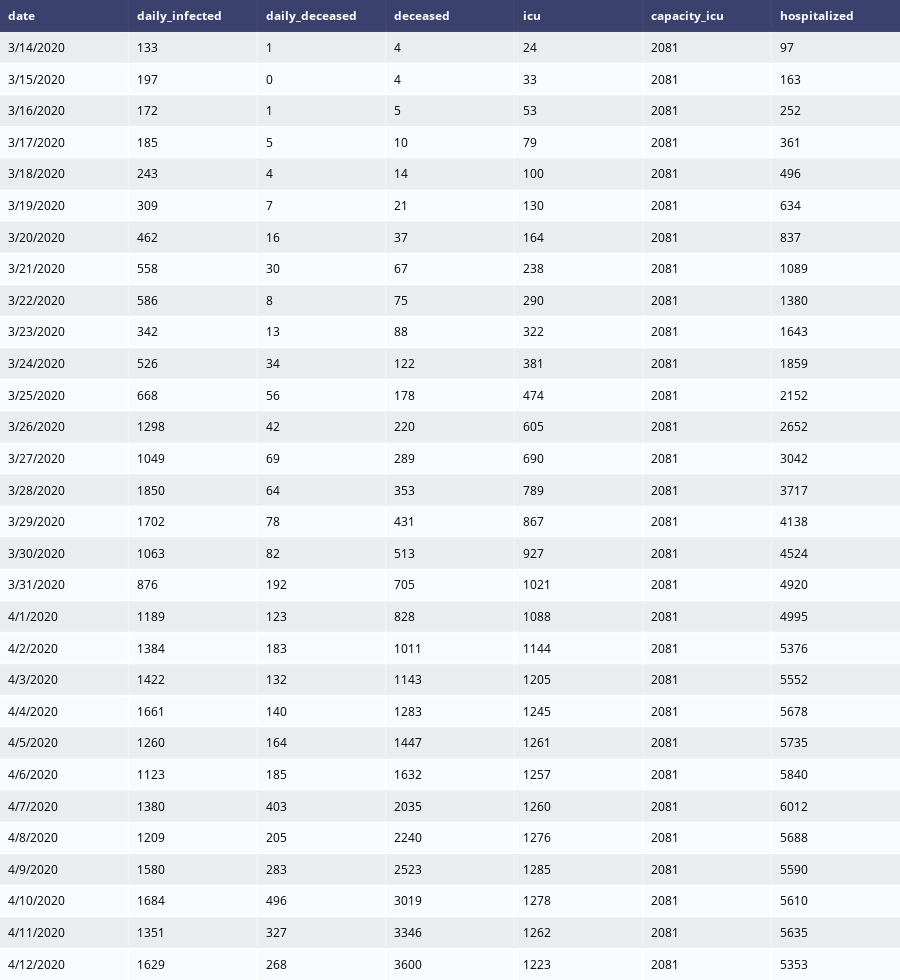

The notebook cell saved with this chart:
### Code cell
df_belgium_severe = df_cases_belgium[['date', 'daily_infected', 'daily_deceased', 'deceased', 'icu', 'capacity_icu', 'hospitalized']][13:]
df_belgium_severe[['daily_deceased', 'icu', 'hospitalized']] = df_belgium_severe[['daily_deceased', 'icu', 'hospitalized']].astype(int)
table_severe = ff.create_table(df_belgium_severe)
iplot(table_severe)

### Figure 1 — Plotly figure (JSON) as saved in the notebook; plotly's stock layout.template omitted (floating-point values rounded to 4 significant figures; data arrays with more than 128 entries replaced by an {"elided": "..."} marker saying what was removed)
{"data": [{"colorscale": [[0, "#00083e"], [0.5, "#ededee"], [1, "#ffffff"]], "hoverinfo": "none", "opacity": 0.75, "showscale": false, "type": "heatmap", "z": {"elided": "31x7 float values"}}], "layout": {"annotations": [{"align": "left", "font": {"color": "#ffffff"}, "showarrow": false, "text": "<b>date</b>", "x": -0.45, "xanchor": "left", "xref": "x", "y": 0, "yref": "y"}, {"align": "left", "font": {"color": "#ffffff"}, "showarrow": false, "text": "<b>daily_infected</b>", "x": 0.55, "xanchor": "left", "xref": "x", "y": 0, "yref": "y"}, {"align": "left", "font": {"color": "#ffffff"}, "showarrow": false, "text": "<b>daily_deceased</b>", "x": 1.55, "xanchor": "left", "xref": "x", "y": 0, "yref": "y"}, {"align": "left", "font": {"color": "#ffffff"}, "showarrow": false, "text": "<b>deceased</b>", "x": 2.55, "xanchor": "left", "xref": "x", "y": 0, "yref": "y"}, {"align": "left", "font": {"color": "#ffffff"}, "showarrow": false, "text": "<b>icu</b>", "x": 3.55, "xanchor": "left", "xref": "x", "y": 0, "yref": "y"}, {"align": "left", "font": {"color": "#ffffff"}, "showarrow": false, "text": "<b>capacity_icu</b>", "x": 4.55, "xanchor": "left", "xref": "x", "y": 0, "yref": "y"}, {"align": "left", "font": {"color": "#ffffff"}, "showarrow": false, "text": "<b>hospitalized</b>", "x": 5.55, "xanchor": "left", "xref": "x", "y": 0, "yref": "y"}, {"align": "left", "font": {"color": "#000000"}, "showarrow": false, "text": "3/14/2020", "x": -0.45, "xanchor": "left", "xref": "x", "y": 1, "yref": "y"}, {"align": "left", "font": {"color": "#000000"}, "showarrow": false, "text": "133", "x": 0.55, "xanchor": "left", "xref": "x", "y": 1, "yref": "y"}, {"align": "left", "font": {"color": "#000000"}, "showarrow": false, "text": "1", "x": 1.55, "xanchor": "left", "xref": "x", "y": 1, "yref": "y"}, {"align": "left", "font": {"color": "#000000"}, "showarrow": false, "text": "4", "x": 2.55, "xanchor": "left", "xref": "x", "y": 1, "yref": "y"}, {"align": "left", "font": {"color": "#000000"}, "showarrow": false, "text": "24", "x": 3.55, "xanchor": "left", "xref": "x", "y": 1, "yref": "y"}, {"align": "left", "font": {"color": "#000000"}, "showarrow": false, "text": "2081", "x": 4.55, "xanchor": "left", "xref": "x", "y": 1, "yref": "y"}, {"align": "left", "font": {"color": "#000000"}, "showarrow": false, "text": "97", "x": 5.55, "xanchor": "left", "xref": "x", "y": 1, "yref": "y"}, {"align": "left", "font": {"color": "#000000"}, "showarrow": false, "text": "3/15/2020", "x": -0.45, "xanchor": "left", "xref": "x", "y": 2, "yref": "y"}, {"align": "left", "font": {"color": "#000000"}, "showarrow": false, "text": "197", "x": 0.55, "xanchor": "left", "xref": "x", "y": 2, "yref": "y"}, {"align": "left", "font": {"color": "#000000"}, "showarrow": false, "text": "0", "x": 1.55, "xanchor": "left", "xref": "x", "y": 2, "yref": "y"}, {"align": "left", "font": {"color": "#000000"}, "showarrow": false, "text": "4", "x": 2.55, "xanchor": "left", "xref": "x", "y": 2, "yref": "y"}, {"align": "left", "font": {"color": "#000000"}, "showarrow": false, "text": "33", "x": 3.55, "xanchor": "left", "xref": "x", "y": 2, "yref": "y"}, {"align": "left", "font": {"color": "#000000"}, "showarrow": false, "text": "2081", "x": 4.55, "xanchor": "left", "xref": "x", "y": 2, "yref": "y"}, {"align": "left", "font": {"color": "#000000"}, "showarrow": false, "text": "163", "x": 5.55, "xanchor": "left", "xref": "x", "y": 2, "yref": "y"}, {"align": "left", "font": {"color": "#000000"}, "showarrow": false, "text": "3/16/2020", "x": -0.45, "xanchor": "left", "xref": "x", "y": 3, "yref": "y"}, {"align": "left", "font": {"color": "#000000"}, "showarrow": false, "text": "172", "x": 0.55, "xanchor": "left", "xref": "x", "y": 3, "yref": "y"}, {"align": "left", "font": {"color": "#000000"}, "showarrow": false, "text": "1", "x": 1.55, "xanchor": "left", "xref": "x", "y": 3, "yref": "y"}, {"align": "left", "font": {"color": "#000000"}, "showarrow": false, "text": "5", "x": 2.55, "xanchor": "left", "xref": "x", "y": 3, "yref": "y"}, {"align": "left", "font": {"color": "#000000"}, "showarrow": false, "text": "53", "x": 3.55, "xanchor": "left", "xref": "x", "y": 3, "yref": "y"}, {"align": "left", "font": {"color": "#000000"}, "showarrow": false, "text": "2081", "x": 4.55, "xanchor": "left", "xref": "x", "y": 3, "yref": "y"}, {"align": "left", "font": {"color": "#000000"}, "showarrow": false, "text": "252", "x": 5.55, "xanchor": "left", "xref": "x", "y": 3, "yref": "y"}, {"align": "left", "font": {"color": "#000000"}, "showarrow": false, "text": "3/17/2020", "x": -0.45, "xanchor": "left", "xref": "x", "y": 4, "yref": "y"}, {"align": "left", "font": {"color": "#000000"}, "showarrow": false, "text": "185", "x": 0.55, "xanchor": "left", "xref": "x", "y": 4, "yref": "y"}, {"align": "left", "font": {"color": "#000000"}, "showarrow": false, "text": "5", "x": 1.55, "xanchor": "left", "xref": "x", "y": 4, "yref": "y"}, {"align": "left", "font": {"color": "#000000"}, "showarrow": false, "text": "10", "x": 2.55, "xanchor": "left", "xref": "x", "y": 4, "yref": "y"}, {"align": "left", "font": {"color": "#000000"}, "showarrow": false, "text": "79", "x": 3.55, "xanchor": "left", "xref": "x", "y": 4, "yref": "y"}, {"align": "left", "font": {"color": "#000000"}, "showarrow": false, "text": "2081", "x": 4.55, "xanchor": "left", "xref": "x", "y": 4, "yref": "y"}, {"align": "left", "font": {"color": "#000000"}, "showarrow": false, "text": "361", "x": 5.55, "xanchor": "left", "xref": "x", "y": 4, "yref": "y"}, {"align": "left", "font": {"color": "#000000"}, "showarrow": false, "text": "3/18/2020", "x": -0.45, "xanchor": "left", "xref": "x", "y": 5, "yref": "y"}, {"align": "left", "font": {"color": "#000000"}, "showarrow": false, "text": "243", "x": 0.55, "xanchor": "left", "xref": "x", "y": 5, "yref": "y"}, {"align": "left", "font": {"color": "#000000"}, "showarrow": false, "text": "4", "x": 1.55, "xanchor": "left", "xref": "x", "y": 5, "yref": "y"}, {"align": "left", "font": {"color": "#000000"}, "showarrow": false, "text": "14", "x": 2.55, "xanchor": "left", "xref": "x", "y": 5, "yref": "y"}, {"align": "left", "font": {"color": "#000000"}, "showarrow": false, "text": "100", "x": 3.55, "xanchor": "left", "xref": "x", "y": 5, "yref": "y"}, {"align": "left", "font": {"color": "#000000"}, "showarrow": false, "text": "2081", "x": 4.55, "xanchor": "left", "xref": "x", "y": 5, "yref": "y"}, {"align": "left", "font": {"color": "#000000"}, "showarrow": false, "text": "496", "x": 5.55, "xanchor": "left", "xref": "x", "y": 5, "yref": "y"}, {"align": "left", "font": {"color": "#000000"}, "showarrow": false, "text": "3/19/2020", "x": -0.45, "xanchor": "left", "xref": "x", "y": 6, "yref": "y"}, {"align": "left", "font": {"color": "#000000"}, "showarrow": false, "text": "309", "x": 0.55, "xanchor": "left", "xref": "x", "y": 6, "yref": "y"}, {"align": "left", "font": {"color": "#000000"}, "showarrow": false, "text": "7", "x": 1.55, "xanchor": "left", "xref": "x", "y": 6, "yref": "y"}, {"align": "left", "font": {"color": "#000000"}, "showarrow": false, "text": "21", "x": 2.55, "xanchor": "left", "xref": "x", "y": 6, "yref": "y"}, {"align": "left", "font": {"color": "#000000"}, "showarrow": false, "text": "130", "x": 3.55, "xanchor": "left", "xref": "x", "y": 6, "yref": "y"}, {"align": "left", "font": {"color": "#000000"}, "showarrow": false, "text": "2081", "x": 4.55, "xanchor": "left", "xref": "x", "y": 6, "yref": "y"}, {"align": "left", "font": {"color": "#000000"}, "showarrow": false, "text": "634", "x": 5.55, "xanchor": "left", "xref": "x", "y": 6, "yref": "y"}, {"align": "left", "font": {"color": "#000000"}, "showarrow": false, "text": "3/20/2020", "x": -0.45, "xanchor": "left", "xref": "x", "y": 7, "yref": "y"}, {"align": "left", "font": {"color": "#000000"}, "showarrow": false, "text": "462", "x": 0.55, "xanchor": "left", "xref": "x", "y": 7, "yref": "y"}, {"align": "left", "font": {"color": "#000000"}, "showarrow": false, "text": "16", "x": 1.55, "xanchor": "left", "xref": "x", "y": 7, "yref": "y"}, {"align": "left", "font": {"color": "#000000"}, "showarrow": false, "text": "37", "x": 2.55, "xanchor": "left", "xref": "x", "y": 7, "yref": "y"}, {"align": "left", "font": {"color": "#000000"}, "showarrow": false, "text": "164", "x": 3.55, "xanchor": "left", "xref": "x", "y": 7, "yref": "y"}, {"align": "left", "font": {"color": "#000000"}, "showarrow": false, "text": "2081", "x": 4.55, "xanchor": "left", "xref": "x", "y": 7, "yref": "y"}, {"align": "left", "font": {"color": "#000000"}, "showarrow": false, "text": "837", "x": 5.55, "xanchor": "left", "xref": "x", "y": 7, "yref": "y"}, {"align": "left", "font": {"color": "#000000"}, "showarrow": false, "text": "3/21/2020", "x": -0.45, "xanchor": "left", "xref": "x", "y": 8, "yref": "y"}, {"align": "left", "font": {"color": "#000000"}, "showarrow": false, "text": "558", "x": 0.55, "xanchor": "left", "xref": "x", "y": 8, "yref": "y"}, {"align": "left", "font": {"color": "#000000"}, "showarrow": false, "text": "30", "x": 1.55, "xanchor": "left", "xref": "x", "y": 8, "yref": "y"}, {"align": "left", "font": {"color": "#000000"}, "showarrow": false, "text": "67", "x": 2.55, "xanchor": "left", "xref": "x", "y": 8, "yref": "y"}, {"align": "left", "font": {"color": "#000000"}, "showarrow": false, "text": "238", "x": 3.55, "xanchor": "left", "xref": "x", "y": 8, "yref": "y"}, {"align": "left", "font": {"color": "#000000"}, "showarrow": false, "text": "2081", "x": 4.55, "xanchor": "left", "xref": "x", "y": 8, "yref": "y"}, {"align": "left", "font": {"color": "#000000"}, "showarrow": false, "text": "1089", "x": 5.55, "xanchor": "left", "xref": "x", "y": 8, "yref": "y"}, {"align": "left", "font": {"color": "#000000"}, "showarrow": false, "text": "3/22/2020", "x": -0.45, "xanchor": "left", "xref": "x", "y": 9, "yref": "y"}, {"align": "left", "font": {"color": "#000000"}, "showarrow": false, "text": "586", "x": 0.55, "xanchor": "left", "xref": "x", "y": 9, "yref": "y"}, {"align": "left", "font": {"color": "#000000"}, "showarrow": false, "text": "8", "x": 1.55, "xanchor": "left", "xref": "x", "y": 9, "yref": "y"}, {"align": "left", "font": {"color": "#000000"}, "showarrow": false, "text": "75", "x": 2.55, "xanchor": "left", "xref": "x", "y": 9, "yref": "y"}, {"align": "left", "font": {"color": "#000000"}, "showarrow": false, "text": "290", "x": 3.55, "xanchor": "left", "xref": "x", "y": 9, "yref": "y"}, {"align": "left", "font": {"color": "#000000"}, "showarrow": false, "text": "2081", "x": 4.55, "xanchor": "left", "xref": "x", "y": 9, "yref": "y"}, {"align": "left", "font": {"color": "#000000"}, "showarrow": false, "text": "1380", "x": 5.55, "xanchor": "left", "xref": "x", "y": 9, "yref": "y"}, {"align": "left", "font": {"color": "#000000"}, "showarrow": false, "text": "3/23/2020", "x": -0.45, "xanchor": "left", "xref": "x", "y": 10, "yref": "y"}, {"align": "left", "font": {"color": "#000000"}, "showarrow": false, "text": "342", "x": 0.55, "xanchor": "left", "xref": "x", "y": 10, "yref": "y"}, {"align": "left", "font": {"color": "#000000"}, "showarrow": false, "text": "13", "x": 1.55, "xanchor": "left", "xref": "x", "y": 10, "yref": "y"}, {"align": "left", "font": {"color": "#000000"}, "showarrow": false, "text": "88", "x": 2.55, "xanchor": "left", "xref": "x", "y": 10, "yref": "y"}, {"align": "left", "font": {"color": "#000000"}, "showarrow": false, "text": "322", "x": 3.55, "xanchor": "left", "xref": "x", "y": 10, "yref": "y"}, {"align": "left", "font": {"color": "#000000"}, "showarrow": false, "text": "2081", "x": 4.55, "xanchor": "left", "xref": "x", "y": 10, "yref": "y"}, {"align": "left", "font": {"color": "#000000"}, "showarrow": false, "text": "1643", "x": 5.55, "xanchor": "left", "xref": "x", "y": 10, "yref": "y"}, {"align": "left", "font": {"color": "#000000"}, "showarrow": false, "text": "3/24/2020", "x": -0.45, "xanchor": "left", "xref": "x", "y": 11, "yref": "y"}, {"align": "left", "font": {"color": "#000000"}, "showarrow": false, "text": "526", "x": 0.55, "xanchor": "left", "xref": "x", "y": 11, "yref": "y"}, {"align": "left", "font": {"color": "#000000"}, "showarrow": false, "text": "34", "x": 1.55, "xanchor": "left", "xref": "x", "y": 11, "yref": "y"}, {"align": "left", "font": {"color": "#000000"}, "showarrow": false, "text": "122", "x": 2.55, "xanchor": "left", "xref": "x", "y": 11, "yref": "y"}, {"align": "left", "font": {"color": "#000000"}, "showarrow": false, "text": "381", "x": 3.55, "xanchor": "left", "xref": "x", "y": 11, "yref": "y"}, {"align": "left", "font": {"color": "#000000"}, "showarrow": false, "text": "2081", "x": 4.55, "xanchor": "left", "xref": "x", "y": 11, "yref": "y"}, {"align": "left", "font": {"color": "#000000"}, "showarrow": false, "text": "1859", "x": 5.55, "xanchor": "left", "xref": "x", "y": 11, "yref": "y"}, {"align": "left", "font": {"color": "#000000"}, "showarrow": false, "text": "3/25/2020", "x": -0.45, "xanchor": "left", "xref": "x", "y": 12, "yref": "y"}, {"align": "left", "font": {"color": "#000000"}, "showarrow": false, "text": "668", "x": 0.55, "xanchor": "left", "xref": "x", "y": 12, "yref": "y"}, {"align": "left", "font": {"color": "#000000"}, "showarrow": false, "text": "56", "x": 1.55, "xanchor": "left", "xref": "x", "y": 12, "yref": "y"}, {"align": "left", "font": {"color": "#000000"}, "showarrow": false, "text": "178", "x": 2.55, "xanchor": "left", "xref": "x", "y": 12, "yref": "y"}, {"align": "left", "font": {"color": "#000000"}, "showarrow": false, "text": "474", "x": 3.55, "xanchor": "left", "xref": "x", "y": 12, "yref": "y"}, {"align": "left", "font": {"color": "#000000"}, "showarrow": false, "text": "2081", "x": 4.55, "xanchor": "left", "xref": "x", "y": 12, "yref": "y"}, {"align": "left", "font": {"color": "#000000"}, "showarrow": false, "text": "2152", "x": 5.55, "xanchor": "left", "xref": "x", "y": 12, "yref": "y"}, {"align": "left", "font": {"color": "#000000"}, "showarrow": false, "text": "3/26/2020", "x": -0.45, "xanchor": "left", "xref": "x", "y": 13, "yref": "y"}, {"align": "left", "font": {"color": "#000000"}, "showarrow": false, "text": "1298", "x": 0.55, "xanchor": "left", "xref": "x", "y": 13, "yref": "y"}, {"align": "left", "font": {"color": "#000000"}, "showarrow": false, "text": "42", "x": 1.55, "xanchor": "left", "xref": "x", "y": 13, "yref": "y"}, {"align": "left", "font": {"color": "#000000"}, "showarrow": false, "text": "220", "x": 2.55, "xanchor": "left", "xref": "x", "y": 13, "yref": "y"}, {"align": "left", "font": {"color": "#000000"}, "showarrow": false, "text": "605", "x": 3.55, "xanchor": "left", "xref": "x", "y": 13, "yref": "y"}, {"align": "left", "font": {"color": "#000000"}, "showarrow": false, "text": "2081", "x": 4.55, "xanchor": "left", "xref": "x", "y": 13, "yref": "y"}, {"align": "left", "font": {"color": "#000000"}, "showarrow": false, "text": "2652", "x": 5.55, "xanchor": "left", "xref": "x", "y": 13, "yref": "y"}, {"align": "left", "font": {"color": "#000000"}, "showarrow": false, "text": "3/27/2020", "x": -0.45, "xanchor": "left", "xref": "x", "y": 14, "yref": "y"}, {"align": "left", "font": {"color": "#000000"}, "showarrow": false, "text": "1049", "x": 0.55, "xanchor": "left", "xref": "x", "y": 14, "yref": "y"}, {"align": "left", "font": {"color": "#000000"}, "showarrow": false, "text": "69", "x": 1.55, "xanchor": "left", "xref": "x", "y": 14, "yref": "y"}, {"align": "left", "font": {"color": "#000000"}, "showarrow": false, "text": "289", "x": 2.55, "xanchor": "left", "xref": "x", "y": 14, "yref": "y"}, {"align": "left", "font": {"color": "#000000"}, "showarrow": false, "text": "690", "x": 3.55, "xanchor": "left", "xref": "x", "y": 14, "yref": "y"}, {"align": "left", "font": {"color": "#000000"}, "showarrow": false, "text": "2081", "x": 4.55, "xanchor": "left", "xref": "x", "y": 14, "yref": "y"}, {"align": "left", "font": {"color": "#000000"}, "showarrow": false, "text": "3042", "x": 5.55, "xanchor": "left", "xref": "x", "y": 14, "yref": "y"}, {"align": "left", "font": {"color": "#000000"}, "showarrow": false, "text": "3/28/2020", "x": -0.45, "xanchor": "left", "xref": "x", "y": 15, "yref": "y"}, {"align": "left", "font": {"color": "#000000"}, "showarrow": false, "text": "1850", "x": 0.55, "xanchor": "left", "xref": "x", "y": 15, "yref": "y"}, {"align": "left", "font": {"color": "#000000"}, "showarrow": false, "text": "64", "x": 1.55, "xanchor": "left", "xref": "x", "y": 15, "yref": "y"}, {"align": "left", "font": {"color": "#000000"}, "showarrow": false, "text": "353", "x": 2.55, "xanchor": "left", "xref": "x", "y": 15, "yref": "y"}, {"align": "left", "font": {"color": "#000000"}, "showarrow": false, "text": "789", "x": 3.55, "xanchor": "left", "xref": "x", "y": 15, "yref": "y"}, {"align": "left", "font": {"color": "#000000"}, "showarrow": false, "text": "2081", "x": 4.55, "xanchor": "left", "xref": "x", "y": 15, "yref": "y"}, {"align": "left", "font": {"color": "#000000"}, "showarrow": false, "text": "3717", "x": 5.55, "xanchor": "left", "xref": "x", "y": 15, "yref": "y"}, {"align": "left", "font": {"color": "#000000"}, "showarrow": false, "text": "3/29/2020", "x": -0.45, "xanchor": "left", "xref": "x", "y": 16, "yref": "y"}, {"align": "left", "font": {"color": "#000000"}, "showarrow": false, "text": "1702", "x": 0.55, "xanchor": "left", "xref": "x", "y": 16, "yref": "y"}, {"align": "left", "font": {"color": "#000000"}, "showarrow": false, "text": "78", "x": 1.55, "xanchor": "left", "xref": "x", "y": 16, "yref": "y"}, {"align": "left", "font": {"color": "#000000"}, "showarrow": false, "text": "431", "x": 2.55, "xanchor": "left", "xref": "x", "y": 16, "yref": "y"}, {"align": "left", "font": {"color": "#000000"}, "showarrow": false, "text": "867", "x": 3.55, "xanchor": "left", "xref": "x", "y": 16, "yref": "y"}, {"align": "left", "font": {"color": "#000000"}, "showarrow": false, "text": "2081", "x": 4.55, "xanchor": "left", "xref": "x", "y": 16, "yref": "y"}, {"align": "left", "font": {"color": "#000000"}, "showarrow": false, "text": "4138", "x": 5.55, "xanchor": "left", "xref": "x", "y": 16, "yref": "y"}, {"align": "left", "font": {"color": "#000000"}, "showarrow": false, "text": "3/30/2020", "x": -0.45, "xanchor": "left", "xref": "x", "y": 17, "yref": "y"}, {"align": "left", "font": {"color": "#000000"}, "showarrow": false, "text": "1063", "x": 0.55, "xanchor": "left", "xref": "x", "y": 17, "yref": "y"}, {"align": "left", "font": {"color": "#000000"}, "showarrow": false, "text": "82", "x": 1.55, "xanchor": "left", "xref": "x", "y": 17, "yref": "y"}, {"align": "left", "font": {"color": "#000000"}, "showarrow": false, "text": "513", "x": 2.55, "xanchor": "left", "xref": "x", "y": 17, "yref": "y"}, {"align": "left", "font": {"color": "#000000"}, "showarrow": false, "text": "927", "x": 3.55, "xanchor": "left", "xref": "x", "y": 17, "yref": "y"}, {"align": "left", "font": {"color": "#000000"}, "showarrow": false, "text": "2081", "x": 4.55, "xanchor": "left", "xref": "x", "y": 17, "yref": "y"}, {"align": "left", "font": {"color": "#000000"}, "showarrow": false, "text": "4524", "x": 5.55, "xanchor": "left", "xref": "x", "y": 17, "yref": "y"}, {"align": "left", "font": {"color": "#000000"}, "showarrow": false, "text": "3/31/2020", "x": -0.45, "xanchor": "left", "xref": "x", "y": 18, "yref": "y"}, {"align": "left", "font": {"color": "#000000"}, "showarrow": false, "text": "876", "x": 0.55, "xanchor": "left", "xref": "x", "y": 18, "yref": "y"}, {"align": "left", "font": {"color": "#000000"}, "showarrow": false, "text": "192", "x": 1.55, "xanchor": "left", "xref": "x", "y": 18, "yref": "y"}, {"align": "left", "font": {"color": "#000000"}, "showarrow": false, "text": "705", "x": 2.55, "xanchor": "left", "xref": "x", "y": 18, "yref": "y"}, {"align": "left", "font": {"color": "#000000"}, "showarrow": false, "text": "1021", "x": 3.55, "xanchor": "left", "xref": "x", "y": 18, "yref": "y"}, {"align": "left", "font": {"color": "#000000"}, "showarrow": false, "text": "2081", "x": 4.55, "xanchor": "left", "xref": "x", "y": 18, "yref": "y"}, {"align": "left", "font": {"color": "#000000"}, "showarrow": false, "text": "4920", "x": 5.55, "xanchor": "left", "xref": "x", "y": 18, "yref": "y"}, {"align": "left", "font": {"color": "#000000"}, "showarrow": false, "text": "4/1/2020", "x": -0.45, "xanchor": "left", "xref": "x", "y": 19, "yref": "y"}, {"align": "left", "font": {"color": "#000000"}, "showarrow": false, "text": "1189", "x": 0.55, "xanchor": "left", "xref": "x", "y": 19, "yref": "y"}, {"align": "left", "font": {"color": "#000000"}, "showarrow": false, "text": "123", "x": 1.55, "xanchor": "left", "xref": "x", "y": 19, "yref": "y"}, {"align": "left", "font": {"color": "#000000"}, "showarrow": false, "text": "828", "x": 2.55, "xanchor": "left", "xref": "x", "y": 19, "yref": "y"}, {"align": "left", "font": {"color": "#000000"}, "showarrow": false, "text": "1088", "x": 3.55, "xanchor": "left", "xref": "x", "y": 19, "yref": "y"}, {"align": "left", "font": {"color": "#000000"}, "showarrow": false, "text": "2081", "x": 4.55, "xanchor": "left", "xref": "x", "y": 19, "yref": "y"}, {"align": "left", "font": {"color": "#000000"}, "showarrow": false, "text": "4995", "x": 5.55, "xanchor": "left", "xref": "x", "y": 19, "yref": "y"}, {"align": "left", "font": {"color": "#000000"}, "showarrow": false, "text": "4/2/2020", "x": -0.45, "xanchor": "left", "xref": "x", "y": 20, "yref": "y"}, {"align": "left", "font": {"color": "#000000"}, "showarrow": false, "text": "1384", "x": 0.55, "xanchor": "left", "xref": "x", "y": 20, "yref": "y"}, {"align": "left", "font": {"color": "#000000"}, "showarrow": false, "text": "183", "x": 1.55, "xanchor": "left", "xref": "x", "y": 20, "yref": "y"}, {"align": "left", "font": {"color": "#000000"}, "showarrow": false, "text": "1011", "x": 2.55, "xanchor": "left", "xref": "x", "y": 20, "yref": "y"}, {"align": "left", "font": {"color": "#000000"}, "showarrow": false, "text": "1144", "x": 3.55, "xanchor": "left", "xref": "x", "y": 20, "yref": "y"}, {"align": "left", "font": {"color": "#000000"}, "showarrow": false, "text": "2081", "x": 4.55, "xanchor": "left", "xref": "x", "y": 20, "yref": "y"}, {"align": "left", "font": {"color": "#000000"}, "showarrow": false, "text": "5376", "x": 5.55, "xanchor": "left", "xref": "x", "y": 20, "yref": "y"}, {"align": "left", "font": {"color": "#000000"}, "showarrow": false, "text": "4/3/2020", "x": -0.45, "xanchor": "left", "xref": "x", "y": 21, "yref": "y"}, {"align": "left", "font": {"color": "#000000"}, "showarrow": false, "text": "1422", "x": 0.55, "xanchor": "left", "xref": "x", "y": 21, "yref": "y"}, {"align": "left", "font": {"color": "#000000"}, "showarrow": false, "text": "132", "x": 1.55, "xanchor": "left", "xref": "x", "y": 21, "yref": "y"}, {"align": "left", "font": {"color": "#000000"}, "showarrow": false, "text": "1143", "x": 2.55, "xanchor": "left", "xref": "x", "y": 21, "yref": "y"}, {"align": "left", "font": {"color": "#000000"}, "showarrow": false, "text": "1205", "x": 3.55, "xanchor": "left", "xref": "x", "y": 21, "yref": "y"}, {"align": "left", "font": {"color": "#000000"}, "showarrow": false, "text": "2081", "x": 4.55, "xanchor": "left", "xref": "x", "y": 21, "yref": "y"}, {"align": "left", "font": {"color": "#000000"}, "showarrow": false, "text": "5552", "x": 5.55, "xanchor": "left", "xref": "x", "y": 21, "yref": "y"}, {"align": "left", "font": {"color": "#000000"}, "showarrow": false, "text": "4/4/2020", "x": -0.45, "xanchor": "left", "xref": "x", "y": 22, "yref": "y"}, {"align": "left", "font": {"color": "#000000"}, "showarrow": false, "text": "1661", "x": 0.55, "xanchor": "left", "xref": "x", "y": 22, "yref": "y"}, {"align": "left", "font": {"color": "#000000"}, "showarrow": false, "text": "140", "x": 1.55, "xanchor": "left", "xref": "x", "y": 22, "yref": "y"}, {"align": "left", "font": {"color": "#000000"}, "showarrow": false, "text": "1283", "x": 2.55, "xanchor": "left", "xref": "x", "y": 22, "yref": "y"}, {"align": "left", "font": {"color": "#000000"}, "showarrow": false, "text": "1245", "x": 3.55, "xanchor": "left", "xref": "x", "y": 22, "yref": "y"}, {"align": "left", "font": {"color": "#000000"}, "showarrow": false, "text": "2081", "x": 4.55, "xanchor": "left", "xref": "x", "y": 22, "yref": "y"}, {"align": "left", "font": {"color": "#000000"}, "showarrow": false, "text": "5678", "x": 5.55, "xanchor": "left", "xref": "x", "y": 22, "yref": "y"}, {"align": "left", "font": {"color": "#000000"}, "showarrow": false, "text": "4/5/2020", "x": -0.45, "xanchor": "left", "xref": "x", "y": 23, "yref": "y"}, {"align": "left", "font": {"color": "#000000"}, "showarrow": false, "text": "1260", "x": 0.55, "xanchor": "left", "xref": "x", "y": 23, "yref": "y"}, {"align": "left", "font": {"color": "#000000"}, "showarrow": false, "text": "164", "x": 1.55, "xanchor": "left", "xref": "x", "y": 23, "yref": "y"}, {"align": "left", "font": {"color": "#000000"}, "showarrow": false, "text": "1447", "x": 2.55, "xanchor": "left", "xref": "x", "y": 23, "yref": "y"}, {"align": "left", "font": {"color": "#000000"}, "showarrow": false, "text": "1261", "x": 3.55, "xanchor": "left", "xref": "x", "y": 23, "yref": "y"}, {"align": "left", "font": {"color": "#000000"}, "showarrow": false, "text": "2081", "x": 4.55, "xanchor": "left", "xref": "x", "y": 23, "yref": "y"}, {"align": "left", "font": {"color": "#000000"}, "showarrow": false, "text": "5735", "x": 5.55, "xanchor": "left", "xref": "x", "y": 23, "yref": "y"}, {"align": "left", "font": {"color": "#000000"}, "showarrow": false, "text": "4/6/2020", "x": -0.45, "xanchor": "left", "xref": "x", "y": 24, "yref": "y"}, {"align": "left", "font": {"color": "#000000"}, "showarrow": false, "text": "1123", "x": 0.55, "xanchor": "left", "xref": "x", "y": 24, "yref": "y"}, {"align": "left", "font": {"color": "#000000"}, "showarrow": false, "text": "185", "x": 1.55, "xanchor": "left", "xref": "x", "y": 24, "yref": "y"}, {"align": "left", "font": {"color": "#000000"}, "showarrow": false, "text": "1632", "x": 2.55, "xanchor": "left", "xref": "x", "y": 24, "yref": "y"}, {"align": "left", "font": {"color": "#000000"}, "showarrow": false, "text": "1257", "x": 3.55, "xanchor": "left", "xref": "x", "y": 24, "yref": "y"}, {"align": "left", "font": {"color": "#000000"}, "showarrow": false, "text": "2081", "x": 4.55, "xanchor": "left", "xref": "x", "y": 24, "yref": "y"}, {"align": "left", "font": {"color": "#000000"}, "showarrow": false, "text": "5840", "x": 5.55, "xanchor": "left", "xref": "x", "y": 24, "yref": "y"}, {"align": "left", "font": {"color": "#000000"}, "showarrow": false, "text": "4/7/2020", "x": -0.45, "xanchor": "left", "xref": "x", "y": 25, "yref": "y"}, {"align": "left", "font": {"color": "#000000"}, "showarrow": false, "text": "1380", "x": 0.55, "xanchor": "left", "xref": "x", "y": 25, "yref": "y"}, {"align": "left", "font": {"color": "#000000"}, "showarrow": false, "text": "403", "x": 1.55, "xanchor": "left", "xref": "x", "y": 25, "yref": "y"}, {"align": "left", "font": {"color": "#000000"}, "showarrow": false, "text": "2035", "x": 2.55, "xanchor": "left", "xref": "x", "y": 25, "yref": "y"}, {"align": "left", "font": {"color": "#000000"}, "showarrow": false, "text": "1260", "x": 3.55, "xanchor": "left", "xref": "x", "y": 25, "yref": "y"}, {"align": "left", "font": {"color": "#000000"}, "showarrow": false, "text": "2081", "x": 4.55, "xanchor": "left", "xref": "x", "y": 25, "yref": "y"}, {"align": "left", "font": {"color": "#000000"}, "showarrow": false, "text": "6012", "x": 5.55, "xanchor": "left", "xref": "x", "y": 25, "yref": "y"}, {"align": "left", "font": {"color": "#000000"}, "showarrow": false, "text": "4/8/2020", "x": -0.45, "xanchor": "left", "xref": "x", "y": 26, "yref": "y"}, {"align": "left", "font": {"color": "#000000"}, "showarrow": false, "text": "1209", "x": 0.55, "xanchor": "left", "xref": "x", "y": 26, "yref": "y"}, {"align": "left", "font": {"color": "#000000"}, "showarrow": false, "text": "205", "x": 1.55, "xanchor": "left", "xref": "x", "y": 26, "yref": "y"}, {"align": "left", "font": {"color": "#000000"}, "showarrow": false, "text": "2240", "x": 2.55, "xanchor": "left", "xref": "x", "y": 26, "yref": "y"}, {"align": "left", "font": {"color": "#000000"}, "showarrow": false, "text": "1276", "x": 3.55, "xanchor": "left", "xref": "x", "y": 26, "yref": "y"}, {"align": "left", "font": {"color": "#000000"}, "showarrow": false, "text": "2081", "x": 4.55, "xanchor": "left", "xref": "x", "y": 26, "yref": "y"}, {"align": "left", "font": {"color": "#000000"}, "showarrow": false, "text": "5688", "x": 5.55, "xanchor": "left", "xref": "x", "y": 26, "yref": "y"}, {"align": "left", "font": {"color": "#000000"}, "showarrow": false, "text": "4/9/2020", "x": -0.45, "xanchor": "left", "xref": "x", "y": 27, "yref": "y"}, {"align": "left", "font": {"color": "#000000"}, "showarrow": false, "text": "1580", "x": 0.55, "xanchor": "left", "xref": "x", "y": 27, "yref": "y"}, {"align": "left", "font": {"color": "#000000"}, "showarrow": false, "text": "283", "x": 1.55, "xanchor": "left", "xref": "x", "y": 27, "yref": "y"}, {"align": "left", "font": {"color": "#000000"}, "showarrow": false, "text": "2523", "x": 2.55, "xanchor": "left", "xref": "x", "y": 27, "yref": "y"}, {"align": "left", "font": {"color": "#000000"}, "showarrow": false, "text": "1285", "x": 3.55, "xanchor": "left", "xref": "x", "y": 27, "yref": "y"}, {"align": "left", "font": {"color": "#000000"}, "showarrow": false, "text": "2081", "x": 4.55, "xanchor": "left", "xref": "x", "y": 27, "yref": "y"}, {"align": "left", "font": {"color": "#000000"}, "showarrow": false, "text": "5590", "x": 5.55, "xanchor": "left", "xref": "x", "y": 27, "yref": "y"}, {"align": "left", "font": {"color": "#000000"}, "showarrow": false, "text": "4/10/2020", "x": -0.45, "xanchor": "left", "xref": "x", "y": 28, "yref": "y"}, {"align": "left", "font": {"color": "#000000"}, "showarrow": false, "text": "1684", "x": 0.55, "xanchor": "left", "xref": "x", "y": 28, "yref": "y"}, {"align": "left", "font": {"color": "#000000"}, "showarrow": false, "text": "496", "x": 1.55, "xanchor": "left", "xref": "x", "y": 28, "yref": "y"}, {"align": "left", "font": {"color": "#000000"}, "showarrow": false, "text": "3019", "x": 2.55, "xanchor": "left", "xref": "x", "y": 28, "yref": "y"}, {"align": "left", "font": {"color": "#000000"}, "showarrow": false, "text": "1278", "x": 3.55, "xanchor": "left", "xref": "x", "y": 28, "yref": "y"}, {"align": "left", "font": {"color": "#000000"}, "showarrow": false, "text": "2081", "x": 4.55, "xanchor": "left", "xref": "x", "y": 28, "yref": "y"}, {"align": "left", "font": {"color": "#000000"}, "showarrow": false, "text": "5610", "x": 5.55, "xanchor": "left", "xref": "x", "y": 28, "yref": "y"}, {"align": "left", "font": {"color": "#000000"}, "showarrow": false, "text": "4/11/2020", "x": -0.45, "xanchor": "left", "xref": "x", "y": 29, "yref": "y"}, {"align": "left", "font": {"color": "#000000"}, "showarrow": false, "text": "1351", "x": 0.55, "xanchor": "left", "xref": "x", "y": 29, "yref": "y"}, {"align": "left", "font": {"color": "#000000"}, "showarrow": false, "text": "327", "x": 1.55, "xanchor": "left", "xref": "x", "y": 29, "yref": "y"}, {"align": "left", "font": {"color": "#000000"}, "showarrow": false, "text": "3346", "x": 2.55, "xanchor": "left", "xref": "x", "y": 29, "yref": "y"}, {"align": "left", "font": {"color": "#000000"}, "showarrow": false, "text": "1262", "x": 3.55, "xanchor": "left", "xref": "x", "y": 29, "yref": "y"}, {"align": "left", "font": {"color": "#000000"}, "showarrow": false, "text": "2081", "x": 4.55, "xanchor": "left", "xref": "x", "y": 29, "yref": "y"}, {"align": "left", "font": {"color": "#000000"}, "showarrow": false, "text": "5635", "x": 5.55, "xanchor": "left", "xref": "x", "y": 29, "yref": "y"}, {"align": "left", "font": {"color": "#000000"}, "showarrow": false, "text": "4/12/2020", "x": -0.45, "xanchor": "left", "xref": "x", "y": 30, "yref": "y"}, {"align": "left", "font": {"color": "#000000"}, "showarrow": false, "text": "1629", "x": 0.55, "xanchor": "left", "xref": "x", "y": 30, "yref": "y"}, {"align": "left", "font": {"color": "#000000"}, "showarrow": false, "text": "268", "x": 1.55, "xanchor": "left", "xref": "x", "y": 30, "yref": "y"}, {"align": "left", "font": {"color": "#000000"}, "showarrow": false, "text": "3600", "x": 2.55, "xanchor": "left", "xref": "x", "y": 30, "yref": "y"}, {"align": "left", "font": {"color": "#000000"}, "showarrow": false, "text": "1223", "x": 3.55, "xanchor": "left", "xref": "x", "y": 30, "yref": "y"}, {"align": "left", "font": {"color": "#000000"}, "showarrow": false, "text": "2081", "x": 4.55, "xanchor": "left", "xref": "x", "y": 30, "yref": "y"}, {"align": "left", "font": {"color": "#000000"}, "showarrow": false, "text": "5353", "x": 5.55, "xanchor": "left", "xref": "x", "y": 30, "yref": "y"}], "height": 980, "margin": {"b": 0, "l": 0, "r": 0, "t": 0}, "xaxis": {"dtick": 1, "gridwidth": 2, "showticklabels": false, "tick0": -0.5, "ticks": "", "zeroline": false}, "yaxis": {"autorange": "reversed", "dtick": 1, "gridwidth": 2, "showticklabels": false, "tick0": 0.5, "ticks": "", "zeroline": false}}}
